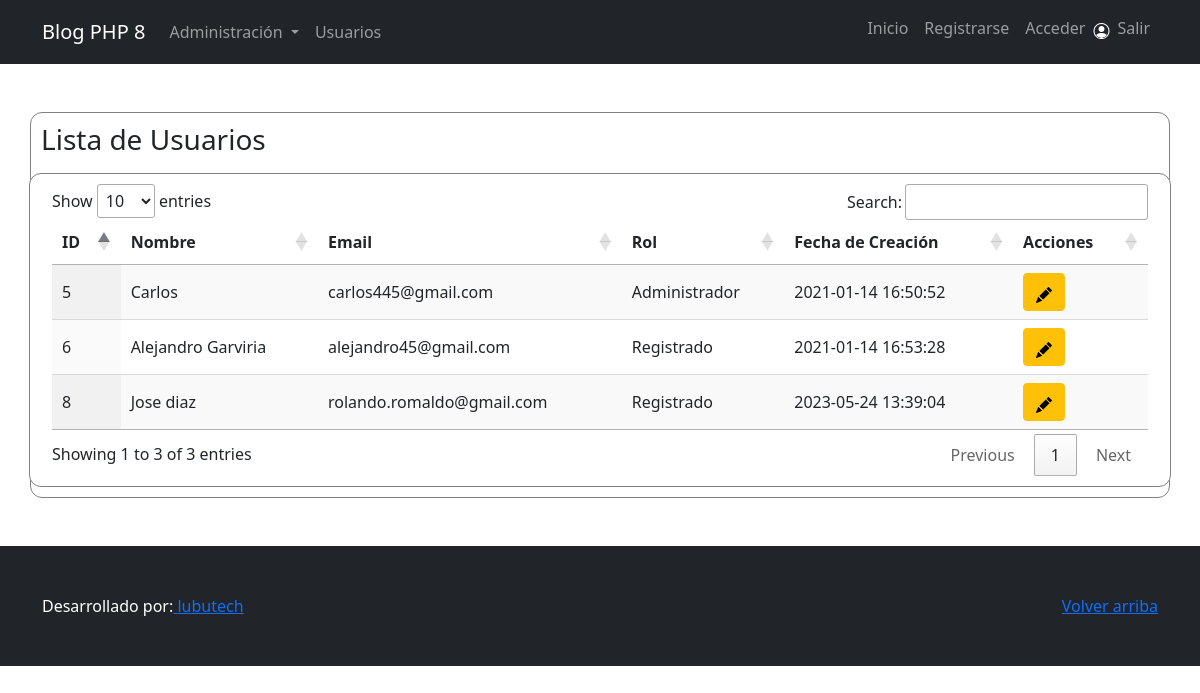
/admin/usuarios.php, run on the app's committed database.
### tables this page shows
CREATE TABLE `usuarios` (
  `id` int(11) NOT NULL,
  `nombre` varchar(255) NOT NULL,
  `email` varchar(255) NOT NULL,
  `password` varchar(255) NOT NULL,
  `rol_id` int(11) NOT NULL,
  `fecha_creacion` datetime NOT NULL DEFAULT current_timestamp()
);

CREATE TABLE `roles` (
  `id` int(11) NOT NULL,
  `nombre` varchar(255) NOT NULL
);

### models/Usuario.php (called while the page is built, shortened)
<?php
    class Usuario{
        private $conn;
        private $table = 'usuarios';
        public function __construct($db){
            $this->conn = $db;
        }
        public function leer(){
               $query = 'SELECT u.id AS usuario_id, u.nombre AS usuario_nombre, u.email AS usuario_email, u.fecha_creacion AS usuario_fecha_creacion, r.nombre AS rol  FROM ' . $this->table . ' u INNER JOIN roles r ON r.id = u.rol_id';
            $stmt = $this->conn->prepare($query);
            $stmt->execute();
            $usuarios = $stmt->fetchAll(PDO::FETCH_OBJ);
            return $usuarios;
        }
    }

### admin/usuarios.php (the view, shortened to what this page needs)
<?php include("../includes/header.php") ?>
<?php
   $baseDatos = new Basemysql();
   $db = $baseDatos->connect();
    $usuarios = new Usuario($db);
    $resultado = $usuarios->leer();
?>
<div class="row">
    <div class="col-sm-6">
        <h3>Lista de Usuarios</h3>
    </div>
</div>
<div class="row mt-2 caja">
    <div class="col-sm-12">
        <table id="tblUsuarios" class="display" style="width:100%">
            <thead>
                <tr>
                    <th>ID</th>
                    <th>Nombre</th>
                    <th>Email</th>
                    <th>Rol</th>
                    <th>Fecha de Creación</th>
                    <th>Acciones</th>
                </tr>
            </thead>
            <tbody>
                <?php foreach($resultado as $usuario) : ?>
                <tr>
                    <td><?php echo $usuario->usuario_id; ?></td>
                    <td><?php echo $usuario->usuario_nombre; ?></td>
                    <td><?php echo $usuario->usuario_email; ?></td>
                    <td><?php echo $usuario->rol; ?></td>
                    <td><?php echo $usuario->usuario_fecha_creacion; ?></td>
                    <td>
                        <a href="editar_usuario.php?id=<?php echo $usuario->usuario_id; ?>" class="btn btn-warning"><i
                                class="bi bi-pencil-fill"></i></a>
                    </td>
                </tr>
                <?php endforeach; ?>
            </tbody>
        </table>
    </div>
</div>
<?php include("../includes/footer.php") ?>

### includes/header.php (shortened to what this page needs)
<?php include '../models/Usuario.php'?>
<!doctype html>
<html lang="es">
<head>
    <link href="https://cdn.jsdelivr.net/npm/bootstrap@5.0.0-beta1/dist/css/bootstrap.min.css" rel="stylesheet"
>
    <link rel="stylesheet" href="../css/bootstrap-icons-1.2.1/font/bootstrap-icons.css">
    <link href="https://cdn.datatables.net/1.10.22/css/jquery.dataTables.min.css" rel="stylesheet">
    <link rel="stylesheet" href="../css/estilos.css">
</head>
<body>
    <nav class="navbar navbar-expand-lg navbar-dark bg-dark">
        <div class="container">
            <a class="navbar-brand" href="<?php echo RUTA_FRONT; ?>">Blog PHP 8</a>
            <div class="collapse navbar-collapse" id="navbarSupportedContent">
                <ul class="navbar-nav me-auto mb-2 mb-lg-0">
                    <li class="nav-item dropdown">
                        <a class="nav-link dropdown-toggle" href="#" id="navbarDropdown" role="button"
                            data-bs-toggle="dropdown" aria-expanded="false">
                            Administración
                        </a>
                    </li>
                    <li class="nav-item">
                        <a class="nav-link" href="<?php echo RUTA_ADMIN; ?>usuarios.php">Usuarios</a>
                    </li>
                </ul>
                <ul class="navbar-nav mb-2 mb-lg-0">
                    <li class="nav-item">
                        <a class="nav-link" href="<?php echo RUTA_FRONT; ?>">Inicio</a>
                    </li>
                    <li class="nav-item">
                        <a class="nav-link" href="<?php echo RUTA_FRONT; ?>registro.php">Registrarse</a>
                    </li>
                    <li class="nav-item">
                        <a class="nav-link" href="<?php echo RUTA_FRONT; ?>acceder.php">Acceder</a>
                    </li>
                    <li class="nav-item">
                        <p class="text-white mt-2"><i class="bi bi-person-circle"></i></p>
                    </li>
                    <li class="nav-item">
                        <a class="nav-link" href="<?php echo RUTA_FRONT; ?>salir.php">Salir</a>
                    </li>
                </ul>
            </div>
        </div>
    </nav>
    <div class="container mt-5 caja">

### includes/footer.php (shortened to what this page needs)
</div>
<footer class="text-muted py-5 mt-5">
    <div class="container">
        <p class="float-end mb-1">
            <a href="#">Volver arriba</a>
        </p>
        <p class="mb-0 text-white">Desarrollado por:<a href=""> lubutech</a></p>
    </div>
</footer>
</body>
</html>

### css/estilos.css (style rules this page uses)
.caja { background: #ffffff; border: 1px solid gray; border-radius: 12px; padding: 10px; }
footer { background: #212529; }

### data on the page
usuarios: id "5", nombre "Carlos", email "carlos445@gmail.com", rol.nombre "Administrador", fecha_creacion "2021-01-14 16:50:52"
usuarios: id "6", nombre "Alejandro Garviria", email "alejandro45@gmail.com", rol.nombre "Registrado", fecha_creacion "2021-01-14 16:53:28"
usuarios: id "8", nombre "Jose diaz", email "rolando.romaldo@gmail.com", rol.nombre "Registrado", fecha_creacion "2023-05-24 13:39:04"
